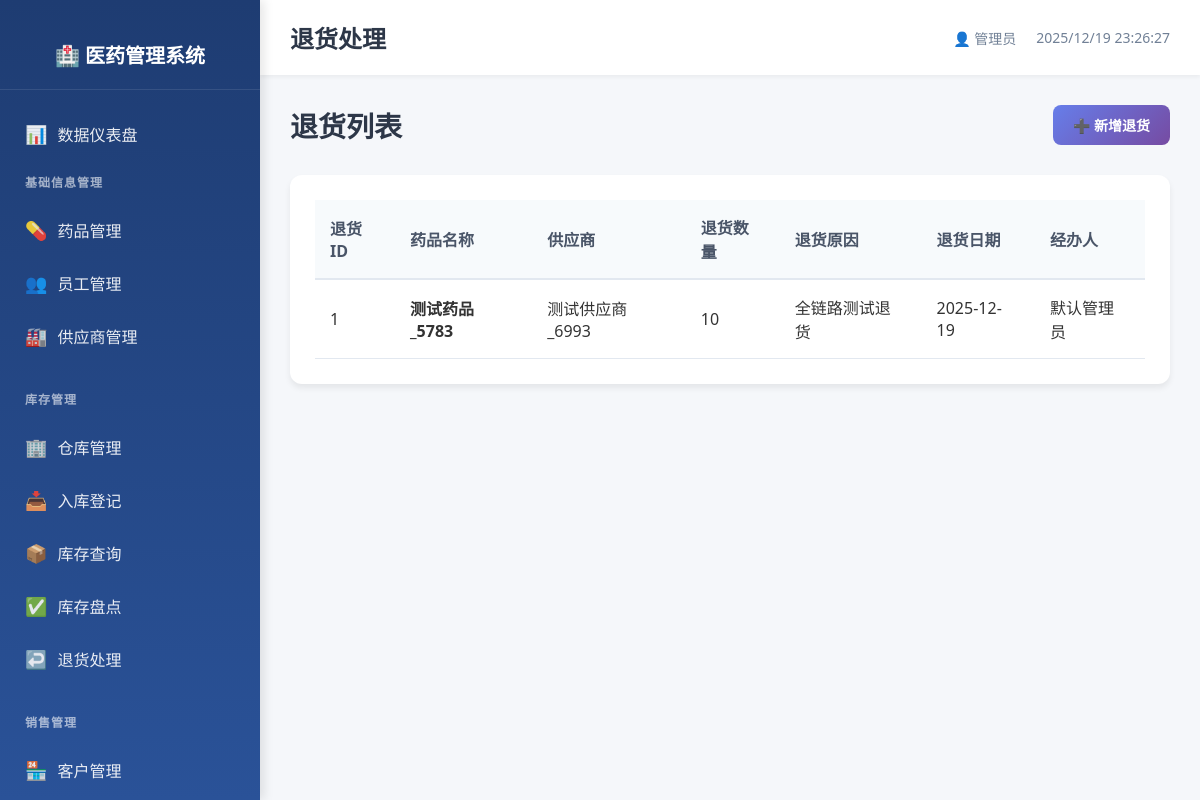
The app's page /inventory/return, older data.
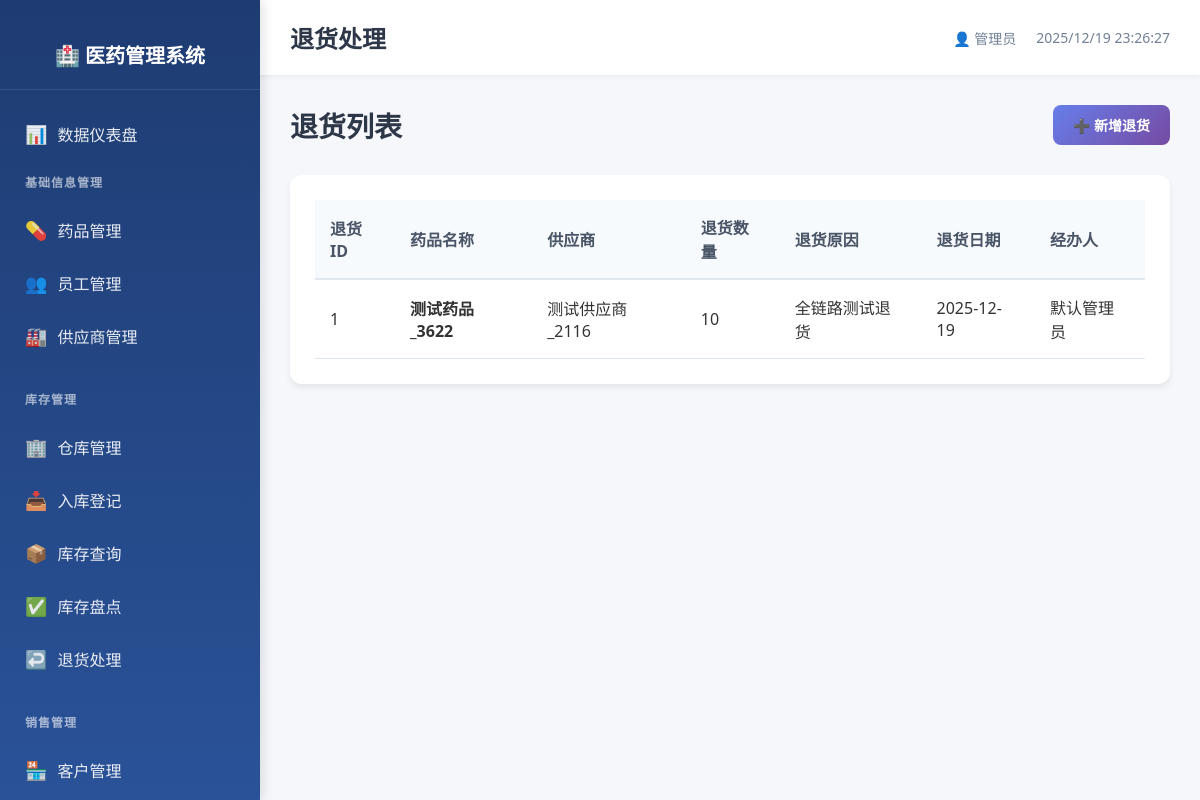
The same page, newer data.
### models.py (models this page shows)
class ReturnStock(db.Model):
    __tablename__ = 'return_stock'
    return_id = db.Column(db.Integer, primary_key=True, autoincrement=True)
    drug_id = db.Column(db.Integer, db.ForeignKey('drug_info.drug_id', ondelete='CASCADE'), nullable=False, index=True)
    supplier_id = db.Column(db.Integer, db.ForeignKey('supplier_info.supplier_id', ondelete='CASCADE'), nullable=False, index=True)
    quantity = db.Column(db.Integer, nullable=False)
    reason = db.Column(db.String(200))
    return_date = db.Column(db.Date, nullable=False, index=True)
    employee_id = db.Column(db.Integer, db.ForeignKey('employee_info.employee_id', ondelete='SET NULL'))
    create_time = db.Column(db.DateTime, default=datetime.now, nullable=False)

class DrugInfo(db.Model):
    __tablename__ = 'drug_info'
    drug_id = db.Column(db.Integer, primary_key=True, autoincrement=True)
    name = db.Column(db.String(100), nullable=False, index=True)
    spec = db.Column(db.String(100))
    manufacturer = db.Column(db.String(200))
    approval_number = db.Column(db.String(100), unique=True)
    category = db.Column(db.String(50))  # 处方/非处方
    unit = db.Column(db.String(20))
    purchase_price = db.Column(db.Numeric(10, 2), nullable=False)
    sale_price = db.Column(db.Numeric(10, 2), nullable=False)
    expiry_date = db.Column(db.Date)
    status = db.Column(db.String(20), default='在售', nullable=False)
    create_time = db.Column(db.DateTime, default=datetime.now, nullable=False)
    update_time = db.Column(db.DateTime, default=datetime.now, onupdate=datetime.now, nullable=False)

class SupplierInfo(db.Model):
    __tablename__ = 'supplier_info'
    supplier_id = db.Column(db.Integer, primary_key=True, autoincrement=True)
    name = db.Column(db.String(100), nullable=False, unique=True, index=True)
    contact = db.Column(db.String(100))
    phone = db.Column(db.String(20), unique=True, index=True)
    address = db.Column(db.String(200))
    qualification_no = db.Column(db.String(100), unique=True, index=True)
    create_time = db.Column(db.DateTime, default=datetime.now, nullable=False)
    update_time = db.Column(db.DateTime, default=datetime.now, onupdate=datetime.now, nullable=False)

class EmployeeInfo(db.Model):
    __tablename__ = 'employee_info'
    employee_id = db.Column(db.Integer, primary_key=True, autoincrement=True)
    name = db.Column(db.String(100), nullable=False, index=True)
    department = db.Column(db.String(100))
    position = db.Column(db.String(100))
    phone = db.Column(db.String(20), unique=True)
    hire_date = db.Column(db.Date)
    account = db.Column(db.String(50), unique=True, nullable=False)
    password = db.Column(db.String(200), nullable=False)
    status = db.Column(db.String(20), default='在职', nullable=False)
    create_time = db.Column(db.DateTime, default=datetime.now, nullable=False)
    update_time = db.Column(db.DateTime, default=datetime.now, onupdate=datetime.now, nullable=False)

### routes/inventory_mgmt.py (the view)
@inventory_bp.route('/return')
def return_list():
    returns = db.session.query(ReturnStock, DrugInfo.name, SupplierInfo.name, EmployeeInfo.name).\
        join(DrugInfo, ReturnStock.drug_id == DrugInfo.drug_id).\
        join(SupplierInfo, ReturnStock.supplier_id == SupplierInfo.supplier_id).\
        join(EmployeeInfo, ReturnStock.employee_id == EmployeeInfo.employee_id).all()
    return render_template('inventory/return_list.html', returns=returns)

### templates/inventory/return_list.html (shortened to what this page needs)
{% extends "base.html" %}
{% block page_title %}退货处理{% endblock %}
{% block content %}
<div class="page-header">
    <h2>退货列表</h2>
    <a href="{{ url_for('inventory.return_add') }}" class="btn btn-primary">
        ➕ 新增退货
    </a>
</div>
<div class="table-card">
    <table class="data-table">
        <thead>
            <tr>
                <th>退货ID</th>
                <th>药品名称</th>
                <th>供应商</th>
                <th>退货数量</th>
                <th>退货原因</th>
                <th>退货日期</th>
                <th>经办人</th>
            </tr>
        </thead>
        <tbody>
            {% for return_stock, drug_name, supplier_name, employee_name in returns %}
            <tr>
                <td>{{ return_stock.return_id }}</td>
                <td><strong>{{ drug_name }}</strong></td>
                <td>{{ supplier_name }}</td>
                <td>{{ return_stock.quantity }}</td>
                <td>{{ return_stock.reason or '-' }}</td>
                <td>{{ return_stock.return_date }}</td>
                <td>{{ employee_name }}</td>
            </tr>
            {% endfor %}
        </tbody>
    </table>
</div>
{% endblock %}

Row changes from the older to the newer data that the page shows:
changed ReturnStock "全链路测试退货": name "测试药品_5783" → "测试药品_3622"; name "测试供应商_6993" → "测试供应商_2116"
